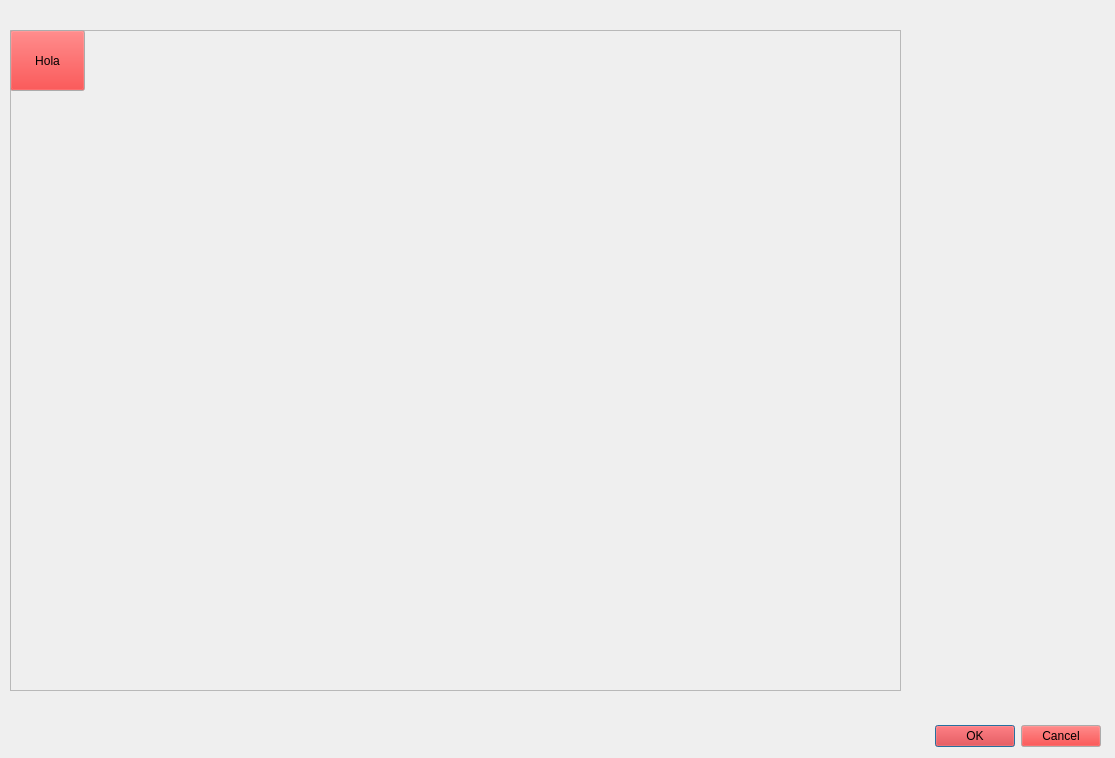
<?xml version="1.0" encoding="UTF-8"?>
<ui version="4.0">
 <class>Dialog</class>
 <widget class="QDialog" name="Dialog">
  <property name="geometry">
   <rect>
    <x>0</x>
    <y>0</y>
    <width>1115</width>
    <height>758</height>
   </rect>
  </property>
  <property name="palette">
   <palette>
    <active>
     <colorrole role="Button">
      <brush brushstyle="SolidPattern">
       <color alpha="255">
        <red>255</red>
        <green>0</green>
        <blue>0</blue>
       </color>
      </brush>
     </colorrole>
    </active>
    <inactive>
     <colorrole role="Button">
      <brush brushstyle="SolidPattern">
       <color alpha="255">
        <red>255</red>
        <green>0</green>
        <blue>0</blue>
       </color>
      </brush>
     </colorrole>
    </inactive>
    <disabled>
     <colorrole role="Button">
      <brush brushstyle="SolidPattern">
       <color alpha="255">
        <red>255</red>
        <green>0</green>
        <blue>0</blue>
       </color>
      </brush>
     </colorrole>
    </disabled>
   </palette>
  </property>
  <property name="windowTitle">
   <string>Juego Desarrollado por Eduardo Zepeda</string>
  </property>
  <widget class="QDialogButtonBox" name="buttonBox">
   <property name="geometry">
    <rect>
     <x>760</x>
     <y>720</y>
     <width>341</width>
     <height>32</height>
    </rect>
   </property>
   <property name="orientation">
    <enum>Qt::Horizontal</enum>
   </property>
   <property name="standardButtons">
    <set>QDialogButtonBox::Cancel|QDialogButtonBox::Ok</set>
   </property>
  </widget>
  <widget class="QFrame" name="frame">
   <property name="geometry">
    <rect>
     <x>10</x>
     <y>30</y>
     <width>891</width>
     <height>661</height>
    </rect>
   </property>
   <property name="frameShape">
    <enum>QFrame::StyledPanel</enum>
   </property>
   <property name="frameShadow">
    <enum>QFrame::Raised</enum>
   </property>
   <property name="lineWidth">
    <number>6</number>
   </property>
   <widget class="QPushButton" name="pushButton">
    <property name="enabled">
     <bool>true</bool>
    </property>
    <property name="geometry">
     <rect>
      <x>0</x>
      <y>0</y>
      <width>75</width>
      <height>61</height>
     </rect>
    </property>
    <property name="palette">
     <palette>
      <active>
       <colorrole role="Midlight">
        <brush brushstyle="SolidPattern">
         <color alpha="255">
          <red>0</red>
          <green>255</green>
          <blue>0</blue>
         </color>
        </brush>
       </colorrole>
       <colorrole role="Base">
        <brush brushstyle="SolidPattern">
         <color alpha="255">
          <red>255</red>
          <green>0</green>
          <blue>0</blue>
         </color>
        </brush>
       </colorrole>
      </active>
      <inactive>
       <colorrole role="Midlight">
        <brush brushstyle="SolidPattern">
         <color alpha="255">
          <red>0</red>
          <green>255</green>
          <blue>0</blue>
         </color>
        </brush>
       </colorrole>
       <colorrole role="Base">
        <brush brushstyle="SolidPattern">
         <color alpha="255">
          <red>255</red>
          <green>0</green>
          <blue>0</blue>
         </color>
        </brush>
       </colorrole>
      </inactive>
      <disabled>
       <colorrole role="Midlight">
        <brush brushstyle="SolidPattern">
         <color alpha="255">
          <red>0</red>
          <green>255</green>
          <blue>0</blue>
         </color>
        </brush>
       </colorrole>
       <colorrole role="Base">
        <brush brushstyle="SolidPattern">
         <color alpha="255">
          <red>240</red>
          <green>240</green>
          <blue>240</blue>
         </color>
        </brush>
       </colorrole>
      </disabled>
     </palette>
    </property>
    <property name="cursor">
     <cursorShape>PointingHandCursor</cursorShape>
    </property>
    <property name="text">
     <string>Hola</string>
    </property>
    <property name="icon">
     <iconset theme="red"/>
    </property>
   </widget>
  </widget>
 </widget>
 <resources/>
 <connections>
  <connection>
   <sender>buttonBox</sender>
   <signal>accepted()</signal>
   <receiver>Dialog</receiver>
   <slot>accept()</slot>
   <hints>
    <hint type="sourcelabel">
     <x>248</x>
     <y>254</y>
    </hint>
    <hint type="destinationlabel">
     <x>157</x>
     <y>274</y>
    </hint>
   </hints>
  </connection>
  <connection>
   <sender>buttonBox</sender>
   <signal>rejected()</signal>
   <receiver>Dialog</receiver>
   <slot>reject()</slot>
   <hints>
    <hint type="sourcelabel">
     <x>316</x>
     <y>260</y>
    </hint>
    <hint type="destinationlabel">
     <x>286</x>
     <y>274</y>
    </hint>
   </hints>
  </connection>
 </connections>
</ui>
